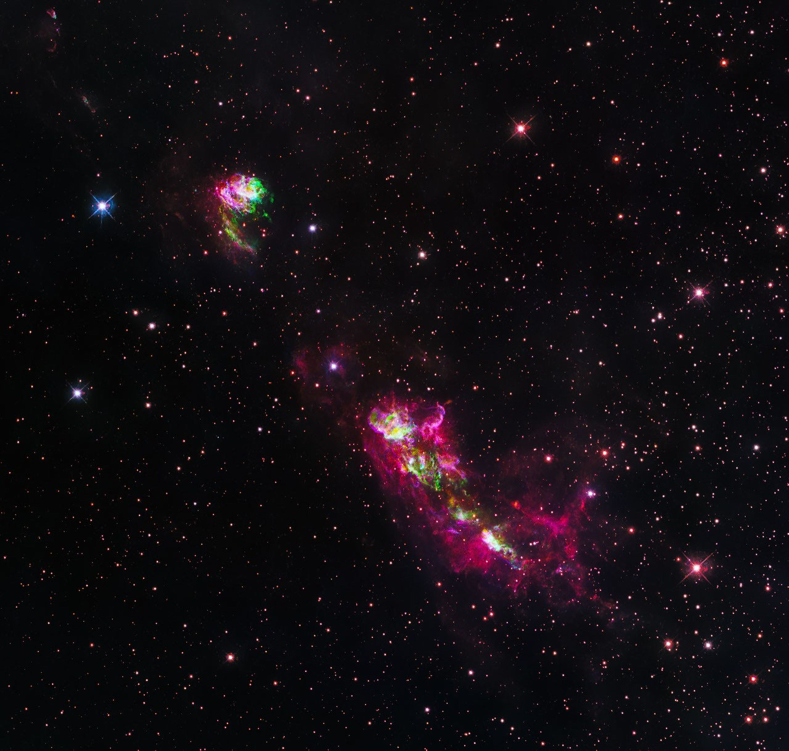
#> input picture hubble.jpg, 3155 x 3002 px (shown at 1/4 size)
$ python source_extractor.py
#> lines starting #> are read from the running program, lines starting #| are printed output that depends on the picture
import cv2 as cv
import numpy as np

img_path = input('Enter image path: ')
#> the answer given: hubble.jpg

# BGR NOT RGB

img = cv.imread(img_path)
#> img is the input picture: shape (3002, 3155, 3); mean B, G, R 17.9, 13.7, 18.8


def resize_image(img, dims):
#> called with dims = (400, 400)
    resized_image = cv.resize(img, dims, interpolation=cv.INTER_AREA)
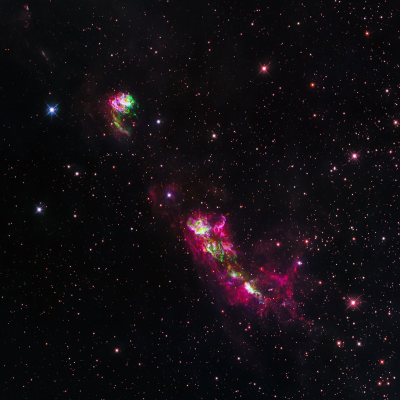
#> resized_image: shape (400, 400, 3); mean B, G, R 17.9, 13.7, 18.8
    return resized_image

img = resize_image(img, (400, 400))


objects_dict = {}

def find_adj_pixels(coordinates, img_row_sums, avg_brightness):
    all_coordinates = []
    all_coordinates.append(coordinates)
    i = 0
    while i < len(all_coordinates):
        coordinate = all_coordinates[i]
        adj_coordinates = ((coordinate[0] + 1, coordinate[1]), (coordinate[0], coordinate[1] + 1), (coordinate[0] - 1, coordinate[1]), (coordinate[0], coordinate[1] - 1),
                               (coordinate[0] + 1, coordinate[1] + 1), (coordinate[0] - 1, coordinate[1] - 1), (coordinate[0] - 1, coordinate[1] + 1), (coordinate[0] + 1, coordinate[1] - 1))
        for adj_coordinate in adj_coordinates:
                try:
                    brightness = img_row_sums[adj_coordinate[0], adj_coordinate[1]]
                    if brightness > avg_brightness and (adj_coordinate not in all_coordinates):
                     all_coordinates.append(adj_coordinate)
                except:
                    pass
        i += 1
    return all_coordinates

def find_object(img_row_sums, objects_dict, avg_brightness):
    brightest = -1
    brightest_y = None
    brightest_x = None

    seen_coordinates = list(objects_dict.values())
    seen_coordinates = set(y for x in seen_coordinates for y in x)

    for j in range(len(img_row_sums)):
        brightness_idx = np.argmax(img_row_sums[j])
        brightness = img_row_sums[j][brightness_idx]
        if brightness > brightest and ((j, brightness_idx) not in seen_coordinates) and (brightness > avg_brightness):
            brightest = brightness
            brightest_y = j
            brightest_x = int(brightness_idx)
    if brightest == -1:
        return (False, objects_dict)
    coordinates = (brightest_y, brightest_x)
    all_object_coordinates = find_adj_pixels(coordinates=coordinates, img_row_sums=img_row_sums, avg_brightness=avg_brightness)
    objects_count = len(list(objects_dict.keys()))
    objects_dict[f"Object {objects_count + 1}"] = all_object_coordinates
    return (True, objects_dict)

row_sums = np.sum(img, axis=2)
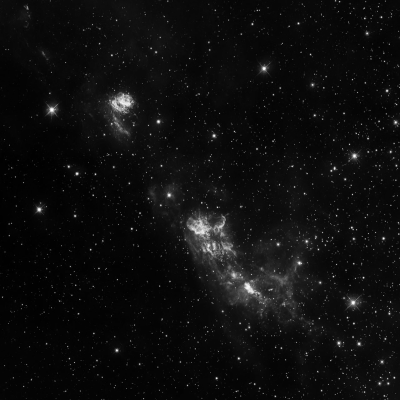
#> row_sums: shape (400, 400) uint64; min 8, max 752, mean 50.4; drawn with min black and max white

brightness_sum = 0

for row in row_sums:
    brightness_sum = brightness_sum + np.sum(row)
#> this loop made 400 passes
#> brightness_sum on passes 1 to 3: 16732, 34497, 50304
#> after the loop, brightness_sum = 8069442

max_y = len(img)
#> max_y = 400
max_x = len(img[0])
#> max_x = 400

edge_coordinates = (max_y - 1, max_x - 1)
#> edge_coordinates = (399, 399)

avg_amp = 2  # constant for regulating what pixel brightness is determined as being prominent (increase for detecting fainter objects)

avg_brightness = round((brightness_sum / (max_y * max_x)) * avg_amp) #average brightness across all pixels
#> avg_brightness = 101

searching = True

iteration = 0
while searching:
     results = find_object(row_sums, objects_dict, avg_brightness)
     searching = results[0]
     objects_dict = results[1]
     iteration += 1
     print (iteration)
#> this loop made 225 passes
#> all_object_coordinates in find_object on passes 47, 52, 53: [(318, 319), (319, 319), (317, 319), (318, 318)], [(390, 321), (391, 321), (390, 322), (389, 321)], [(144, 349), (144, 350), (143, 349)]
#> after the loop, iteration = 225

print('------------------------------------------------------------------------')


def create_bboxes(objects_dict, edge_coordinates):
#> called with edge_coordinates = (399, 399)
    bboxes_dict = {}
    i = 0
    for detected_object in objects_dict:
        i += 1
        all_coordinates = objects_dict[detected_object]
        all_x_coordinates = [x[1] for x in all_coordinates]
        all_y_coordinates = [x[0] for x in all_coordinates]


        max_x = max(all_x_coordinates) + 1
        min_x = min(all_x_coordinates) - 1

        max_y = max(all_y_coordinates) + 1
        min_y = min(all_y_coordinates) - 1

        # Right at the edge safeguards
        if min_x < 0:
            min_x = 0
        if min_y < 0:
            min_y = 0
        if max_x > edge_coordinates[1]:
            max_x = edge_coordinates[1]
        if max_y > edge_coordinates[0]:
            max_y = edge_coordinates[0]

        bbox = (min_x, min_y, max_x, max_y)

        bboxes_dict[f"Object {i}"] = bbox
#> this loop made 224 passes
#> (detected_object, bbox) on passes 1 to 12: ('Object 1', (155, 118, 164, 125)), ('Object 2', (258, 60, 271, 75)), ('Object 3', (44, 102, 59, 119)), ('Object 4', (347, 149, 361, 164)), ('Object 5', (34, 201, 44, 215)), ('Object 6', (381, 235, 386, 243)), ('Object 7', (162, 181, 179, 206)), ('Object 8', (340, 292, 362, 311)), ('Object 9', (179, 207, 305, 321)), ('Object 10', (392, 119, 399, 128)), ('Object 11', (299, 233, 313, 249)), ('Object 12', (101, 89, 139, 141))
#> detected_object on passes 32 to 37: 'Object 32', 'Object 33', 'Object 34', 'Object 35', 'Object 36', 'Object 37'

    return bboxes_dict

def display_bboxes(bboxes_dict, img, type = 'all'):
#> called with type = 'all'
    tot_objects = len(bboxes_dict)
    if type == 'all':
        img_cop = img.copy()

    i = 0
    for object in bboxes_dict:
        i += 1
        print(i)

        bbox = bboxes_dict[object]
        if type == 'select':
         temp_img = img.copy()
        else:
         temp_img = img_cop

        min_y = bbox[1]
        min_x = bbox[0]

        max_y = bbox[3]
        max_x = bbox[2]


        # Side 1
        for y in range(max_y - min_y):
            temp_img[min_y + y, min_x] = np.array([0, 0, 255])

        # Side 2
        for y in range(max_y - min_y):
            temp_img[min_y + y, max_x] = np.array([0, 0, 255])

        # Side 3
        for x in range(max_x - min_x):
            temp_img[min_y, min_x + x] = np.array([0, 0, 255])

        # Side 4
        for x in range(max_x - min_x):
            temp_img[max_y, min_x + x] = np.array([0, 0, 255])

        if type == 'select':
          print(f"{object} / {tot_objects}")
          cv.imshow('Image with Highlighted Object', temp_img)
          cv.waitKey(0)
          cv.destroyAllWindows()
#> this loop made 224 passes
#> object on passes 1 to 3: 'Object 1', 'Object 2', 'Object 3'
#| 1
#| 2
#| 3
#| 4
#| 5
#| 6
#| 7
#| 8
#> (further printed lines are left out)
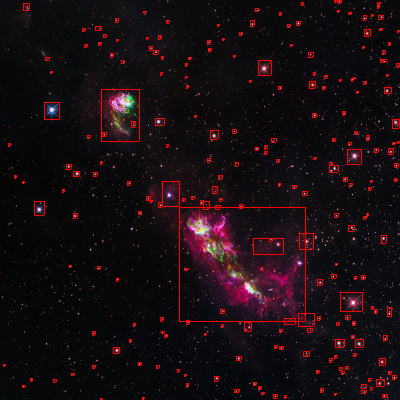
#> temp_img: shape (400, 400, 3); mean B, G, R 17.4, 13.3, 24.6

    if type == 'all':
        cv.imshow('Image with Highlighted Objects', img_cop)
        cv.waitKey(0)
        cv.imwrite('sample.jpg', img_cop)
        cv.destroyAllWindows()


def add_bboxes(object_1, object_2, bboxes_dict):
    pass


bboxes_dict = create_bboxes(objects_dict, edge_coordinates=edge_coordinates)
display_bboxes(bboxes_dict=bboxes_dict, img=img, type="all")
